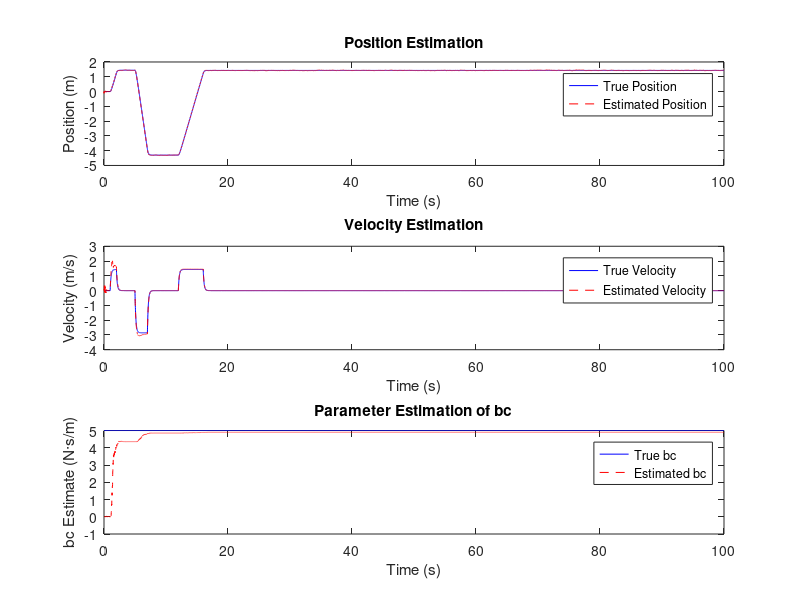

Source code (MATLAB): (Note: this script raises an error after producing the figure.)
% Extended Kalman Filter to Estimate bc in a Mass-Damper System

clear all; close all; clc;

%% System Parameters
m = 1;          % Mass (kg)
b = 2;          % Known damping coefficient (N·s/m)
bc_true = 5;    % True unknown damping coefficient (N·s/m)

%% Time Parameters
dt = 0.01;      % Time step (s)
T = 100;         % Total simulation time (s)
N = T/dt;       % Number of time steps
t = 0:dt:T-dt;  % Time vector

%% Input (Control Force)
u = zeros(1, N);          % Zero input force
u(100:200) = 10;          % Apply a force between t=1s and t=2s
u(500:700) = -20;
u(1200:1600) = 10;
%% Process and Measurement Noise
Q = diag([1e-5, 1e-5, 1e-7]);  % Process noise covariance
R = 1e-2;                      % Measurement noise covariance

%% True System Simulation
x_true = zeros(3, N);      % True state vector [p; p_d; bc]
x_true(:,1) = [0; 0; bc_true];  % Initial true state

for k = 1:N-1
    % True system dynamics
    p = x_true(1,k);
    p_d = x_true(2,k);
    bc = x_true(3,k);
    
    % State derivatives
    dp = p_d;
    dp_d = (-b*p_d - bc*p_d)/m + u(k)/m;
    dbc = 0;  % bc is constant
    
    % Update states
    x_true(:,k+1) = x_true(:,k) + dt*[dp; dp_d; dbc];
end

%% Measurements (Position with noise)
y = x_true(1,:) + sqrt(R)*randn(1, N);

%% Extended Kalman Filter Initialization
x_est = zeros(3, N);        % Estimated state vector [p; p_d; bc]
x_est(:,1) = [0; 0; 0];     % Iu(100:200) = 10;nitial estimate
P = eye(3);                 % Initial estimate error covariance

%% EKF Implementation
for k = 1:N-1
    % Prediction Step
    % Extract estimates
    p = x_est(1,k);
    p_d = x_est(2,k);
    bc = x_est(3,k);
    
    % State derivatives
    dp = p_d;
    dp_d = (-b*p_d - bc*p_d)/m + u(k)/m;
    dbc = 0;  % bc dynamics
    
    % Predict next state
    x_pred = x_est(:,k) + dt*[dp; dp_d; dbc];
    
    % Jacobian of the system dynamics w.r.t. states
    F = [1, dt, 0;
         0, 1 - dt*(b + bc)/m, -dt*p_d/m;
         0, 0, 1];
     
    % Predict error covariance
    P = F*P*F' + Q;
    
    % Measurement Prediction
    y_pred = x_pred(1);  % Predicted measurement
    
    % Measurement Jacobian
    H = [1, 0, 0];
    
    % Innovation covariance
    S = H*P*H' + R;
    
    % Kalman Gain
    K = P*H'/S;
    
    % Measurement Update
    x_est(:,k+1) = x_pred + K*(y(k+1) - y_pred);
    
    % Update error covariance
    P = (eye(3) - K*H)*P;
end

%% Plot Results
figure;
subplot(3,1,1);
plot(t, x_true(1,:), 'b', t, x_est(1,:), 'r--');
xlabel('Time (s)');
ylabel('Position (m)');
legend('True Position', 'Estimated Position');
title('Position Estimation');

subplot(3,1,2);
plot(t, x_true(2,:), 'b', t, x_est(2,:), 'r--');
xlabel('Time (s)');
ylabel('Velocity (m/s)');
legend('True Velocity', 'Estimated Velocity');
title('Velocity Estimation');

subplot(3,1,3);
plot(t, x_true(3,:), 'b', t, x_est(3,:), 'r--');
xlabel('Time (s)');
ylabel('bc Estimate (N·s/m)');
legend('True bc', 'Estimated bc');
title('Parameter Estimation of bc');

sgtitle('Extended Kalman Filter Estimation Results');

